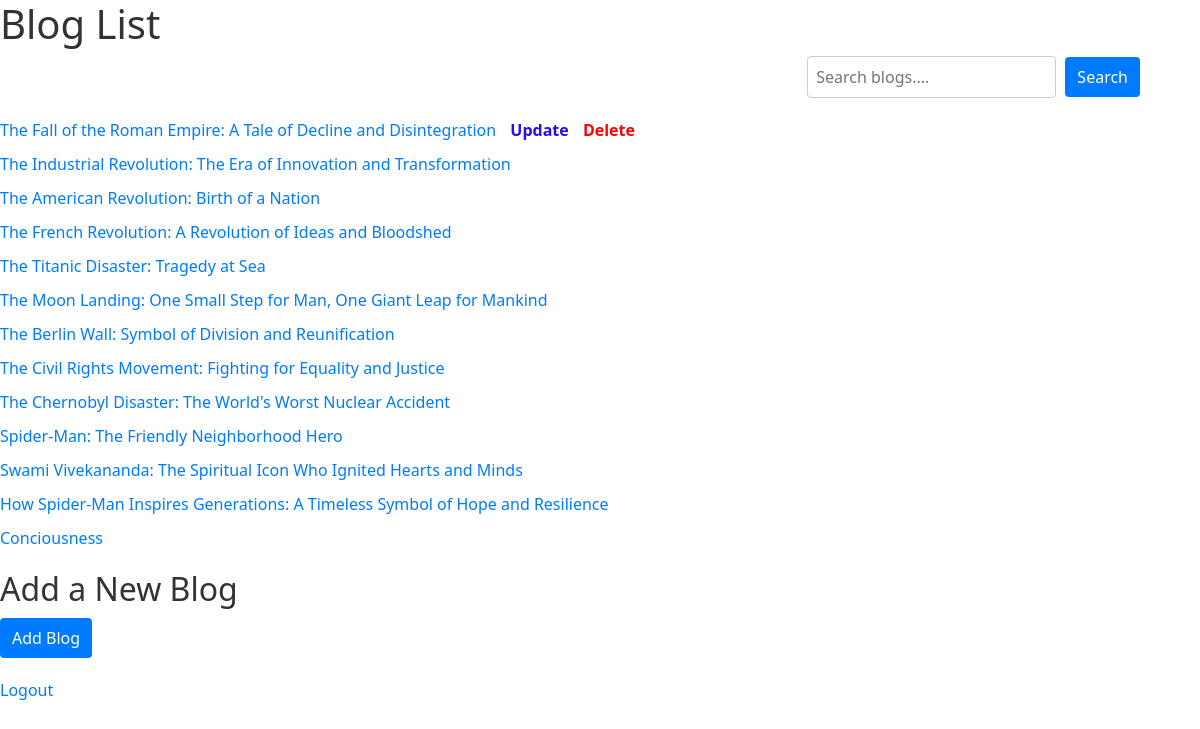
The page /blogs/ (signed in) on the database its author committed.
### app/models.py (models this page shows, shortened)
class Blog(models.Model):
    title = models.CharField(max_length=100)
    content = models.TextField()
    owner = models.ForeignKey(settings.AUTH_USER_MODEL, on_delete=models.CASCADE)
    created_at = models.DateTimeField(auto_now_add=True)
    last_updated = models.DateTimeField(auto_now=True)
    image = models.ImageField(upload_to='blog_images/', blank=True, null=True)

### app/views.py (the view)
# urls.py: path('blogs/', BlogListView.as_view(), name = 'blog_list'),
class BlogListView(LoginRequiredMixin, ListView):
    model = Blog
    template_name = 'app/blog_list.html'
    context_object_name = 'blogs'
    login_url = '/login/'
    def get_queryset(self):
        search_query = self.request.GET.get('q')
        if search_query:
            return Blog.objects.filter(title__icontains=search_query)
        else:
            return Blog.objects.all()

### app/templates/app/blog_list.html (shortened to what this page needs)
{% extends 'app/base.html' %}
{% load crispy_forms_tags %}
{% block content %}
    <h1>Blog List</h1>
    <div class="search-bar-container">
    <form method="GET" action="{% url 'blog_list' %}">
        <input type="text" name="q" placeholder="Search blogs....">
        <button type="submit">Search</button>
    </form>
    </div>
    <ul>
        {% for blog in blogs %}
        <li>
            <a href="{% url 'blog_detail' blog.pk %}" class="blog-link">{{ blog.title }}</a>
            {% if user.is_authenticated and blog.owner == user %}
            <a href="{% url 'blog_update' blog.pk %}" class="update-link"><strong>Update</strong></a>
            <a href="{% url 'blog_delete' blog.pk %}" class="delete-link"><strong>Delete</strong></a>
            {% endif %}
        </li>
        {% endfor %}
    </ul>
    <h2>Add a New Blog</h2>
    <form method="post" action="{% url 'blog_create' %}">
        <input type="submit" value="Add Blog">
    </form>
    <a href="{% url 'logout'%}" class="logout-link">Logout</a>
{% endblock %}

### app/templates/app/blog_list.html (style rules this page uses)
h1 { color: #333; }
ul { list-style: none; padding: 0; }
li { margin-bottom: 10px; }
a.blog-link { text-decoration: none; color: #007bff; }
a.update-link { color: rgb(41, 10, 245); margin-left: 10px; text-decoration: none; }
a.delete-link { color: red; margin-left: 10px; text-decoration: none; }
h2 { margin-top: 20px; margin-bottom: 10px; color: #333; }
form { margin-bottom: 20px; }
input[type="submit"] { background-color: #007bff; color: #fff; border: none; padding: 8px 12px; cursor: pointer; border-radius: 4px; }
a.logout-link { color: #007bff; text-decoration: none; }
.search-bar-container { text-align: right; margin-right: 60px; }
.search-bar-container input[type="text"] { padding: 8px; border: 1px solid #ccc; border-radius: 4px; margin-right: 5px; }
.search-bar-container button[type="submit"] { background-color: #007bff; color: #fff; border: none; padding: 8px 12px; cursor: pointer; border-radius: 4px; }

### rows shown on the page
Blog: title "The Fall of the Roman Empire: A Tale of Decline and Disintegration", shows "Update"
Blog: title "The Industrial Revolution: The Era of Innovation and Transformation"
Blog: title "The American Revolution: Birth of a Nation"
Blog: title "The French Revolution: A Revolution of Ideas and Bloodshed"
Blog: title "The Titanic Disaster: Tragedy at Sea"
Blog: title "The Moon Landing: One Small Step for Man, One Giant Leap for Mankind"
Blog: title "The Berlin Wall: Symbol of Division and Reunification"
Blog: title "The Civil Rights Movement: Fighting for Equality and Justice"
Blog: title "The Chernobyl Disaster: The World's Worst Nuclear Accident"
Blog: title "Spider-Man: The Friendly Neighborhood Hero"
Blog: title "Swami Vivekananda: The Spiritual Icon Who Ignited Hearts and Minds"
Blog: title "How Spider-Man Inspires Generations: A Timeless Symbol of Hope and Resilience"
Blog: title "Conciousness"
